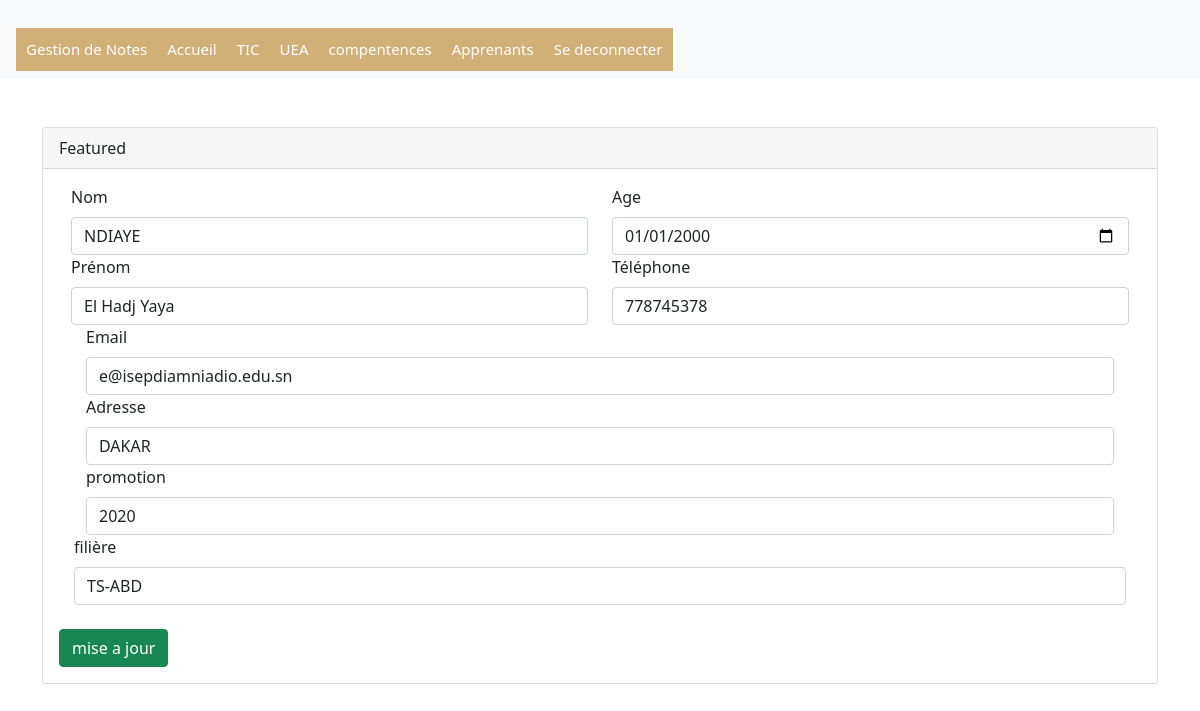
The page /edit_app.php?edit=2283202018 on the database its author committed.
### tables this page shows
CREATE TABLE IF NOT EXISTS `apprenants` (
  `matricule_Apprenants` varchar(12) NOT NULL,
  `Nom_Apprenants` varchar(50) DEFAULT NULL,
  `Prenom_Apprenants` varchar(100) DEFAULT NULL,
  `Email_Apprenants` varchar(100) DEFAULT NULL,
  `Date_Naissance_Apprenants` date DEFAULT NULL,
  `Adresse_Apprenants` varchar(100) DEFAULT NULL,
  `Num_tel_Apprenants` varchar(15) DEFAULT NULL,
  `promotion_Apprenants` int(11) DEFAULT NULL,
  `code_Filieres` varchar(12) DEFAULT NULL,
  PRIMARY KEY (`matricule_Apprenants`),
  KEY `FK_Apprenants_code_Filieres` (`code_Filieres`)
);

### edit_app.php (the view, shortened to what this page needs)
<?php
  include('bootstrap.php');
   include 'nav2.php';
  include('connexion_db.php');
  $id=$_GET["edit"];
		$nom = '';
		$pre = '';
		$age = '';
		$tel = '';
		$ema = '';
		$add = '';
		$pro = 0;
        $req = "SELECT * FROM apprenants WHERE matricule_Apprenants='$id'";
		$result = $db->query($req);
		if ($result->num_rows > 0){
			while($row = $result->fetch_assoc()){
			$nom = $row['Nom_Apprenants'];
      		$pre = $row['Prenom_Apprenants'];
			$ema = $row['Email_Apprenants'];
      		$age = $row['Date_Naissance_Apprenants'];
			$add = $row['Adresse_Apprenants'];
      		$tel = $row['Num_tel_Apprenants'];
      		$pro = $row["promotion_Apprenants"];
			}
		}
?>
<div class="container">
  <div class="card">
    <div class="card-header">
      Featured
    </div>
    <div class="card-body">
      <div class="container">
        <form method="POST" action="update_app.php?edit=<?=$id ?>">
          <div class="row">
            <div class="col">
              <label for="nom" class="form-label">Nom</label>
              <input type="text" name="nom" class="form-control" id="nom" value='<?php echo $nom ?>'>
              <label for="prenom" class="form-label">Prénom</label>
              <input type="text" name="prenom" class="form-control" id="prenom" value='<?php echo $pre  ?>'>
            </div>
            <div class="col">
              <label for="age" class="form-label">Age</label>
              <input type="date" name="age" class="form-control" id="age" value='<?php echo $age ?>'>
              <label for="telephone" class="form-label">Téléphone</label>
              <input type="text" name="telephone" class="form-control" id="telephone" value='<?php echo $tel ?>'>
            </div>
          </div>
          <div class="col">
              <label for="email" class="form-label">Email</label>
              <input type="email" name="email" class="form-control" id="email" value='<?php echo $ema ?>'>
              <label for="adress" class="form-label">Adresse</label>
              <input type="adress" name="adresse" class="form-control" id="adresse" value='<?php echo $add ?>'>
            </div>
            <div class="col">
              <label for="promotion" class="form-label">promotion</label>
              <input type="number" name="promotion" class="form-control" id="promo" value='<?php echo $pro ?>'>
            </div>
          </div>
          <?php
            include('connexion_db.php');
            echo '<div class="col"><label for="idfilière" class="form-label">filière</label>
              <select id="filière" name="filière" class="form-control">';
            $query = "SELECT * FROM filieres";
            $result = $db->query($query);
            if($result->num_rows > 0) {
              while ($row = $result->fetch_assoc()) {
                echo '
                <option value="'.$row['code_Filieres'].'">'.$row['code_Filieres'].'</option>';
              }
            }
              echo '</select>';
              echo '</div>';
           ?>
           <br>
            <button type="submit" class="btn btn-success align-middle">mise a jour</button>
      </div>
    </div>
  </div>

### css/stylets.css (style rules this page uses)
* { margin: 0; padding: 0; }

### rows shown on the page
apprenants: nom "NDIAYE", prenom "El Hadj Yaya", age "01/01/2000", telephone "778745378", email "e@isepdiamniadio.edu.sn", adresse "DAKAR", promotion "2020"

### other values the page prints
form field filière "TS-ABD"
